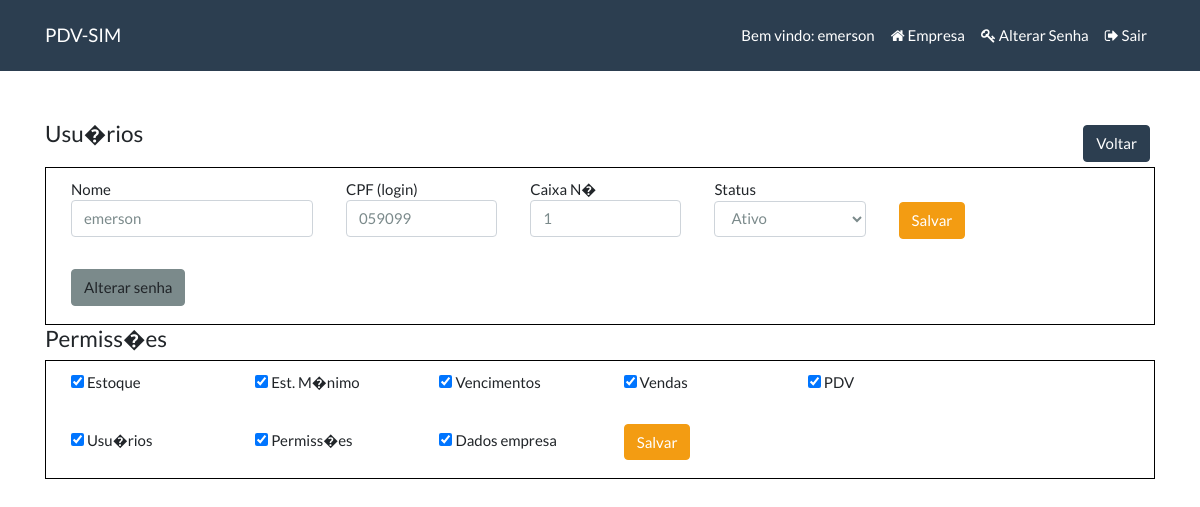
The app's page /alterar-usuario.php?id=1 (signed in) with its own data.
### tables this page shows
CREATE TABLE IF NOT EXISTS `usuario` (
    `id` int(255) PRIMARY KEY NOT NULL AUTO_INCREMENT,
    `nome` varchar(100) NOT NULL,
    `sobrenome` varchar(100) NOT NULL,
    `matricula` varchar(30) NOT NULL,
    `id_unidade` int,
    `telefone` int(100) NOT NULL,
    `ramal` int(100) NOT NULL,
    `email` varchar(255) NOT NULL,
    `senha` varchar(255) NOT NULL,
    `situacao` int(2) NOT NULL,
    `caixa` int(2) NOT NULL,


    FOREIGN KEY (`id_unidade`) REFERENCES `unidade` (`id_u`)
  );

### funcoes.php (called while the page is built, shortened)
<?php
function PermissaoCheck($item,$id){
include('conexao.php');
$query = "select * from permissoes where id_usuario='".$id."' and item='".$item."' and valor='ativo' ";
$sql =	mysqli_query($conexao,$query);
if(mysqli_num_rows($sql)>=1){ return 'checked';}
};
?>

### alterar-usuario.php (the view, shortened to what this page needs)
<?php include('topo.php');
$id = $_GET['id'];
$sql = mysqli_query($conexao,"SELECT * FROM usuario WHERE id='$id'") or die (mysqli_error());
$dados = mysqli_fetch_array($sql);
echo'
<div class="container">
    <div class="row">
        <div class="col-lg-6">
            <h4>Usu�rios</h4>
        </div>
        <div class="col-lg-6" align="right">
            <a href="index.php" class="btn btn-primary" style="margin:5px">Voltar</a>
        </div>
    </div>
    <form action="" method="post" id="form-altusuario">
    <input type="text" class="hidden" name="id" value="'.$dados['id'].'"/>
    <div class="page-header" id="banner" style="border: 1px solid black; padding: 10px;">
        <label class="col-lg-3">Nome
            <input type="text" class="form-control" name="nome" value="'.$dados['nome'].'"/>
        </label>
        <label class="col-lg-2">CPF (login)
            <input type="text" class="form-control" name="cpf" value="'.$dados['matricula'].'"/>
        </label>
        <label class="col-lg-2">Caixa N�
            <input type="number" class="form-control" name="caixa" value="'.$dados['caixa'].'"/>
        </label>
        <label class="col-lg-2">Status
            <select type="text" class="form-control" name="situacao">';
            if($dados['situacao'] == 0){echo'<option value="0">Ativo</option>';}
            else{echo'<option value="1">Bloqueado</option>';}
            echo'
            <option value="0">Ativo</option>
            <option value="1">Bloqueado</option>
            </select>
        </label>
        <label class="col-lg-2"><br><button type="submit" class="btn btn-warning">Salvar</button></label>
        <label class="col-lg-2"><br><a onclick="alterarSenha('.$dados['id'].')" class="btn btn-dark">Alterar senha</a></label>
    </div>
    </form>';
    if(PermissaoCheck('permissoes',$_SESSION['iduser'])=='checked'){echo'
    <form action="" method="post" id="form-altpermissoes">
    <input type="text" class="hidden" name="id" value="'.$dados['id'].'"/>
    <div class="row">
        <div class="col-lg-6">
            <h4>Permiss�es</h4>
        </div>
    </div>
    <div class="page-header" id="banner" style="border: 1px solid black; padding: 10px;">
        <label class="col-lg-2"><input type="checkbox" name="permissoes[]" value="estoque" '.PermissaoCheck('estoque',$id).'> Estoque</label>
        <label class="col-lg-2"><input type="checkbox" name="permissoes[]" value="estoqueminimo" '.PermissaoCheck('estoqueminimo',$id).'> Est. M�nimo</label>
        <label class="col-lg-2"><input type="checkbox" name="permissoes[]" value="vencimentos" '.PermissaoCheck('vencimentos',$id).'> Vencimentos</label>
        <label class="col-lg-2"><input type="checkbox" name="permissoes[]" value="vendas" '.PermissaoCheck('vendas',$id).'> Vendas</label>
        <label class="col-lg-2"><input type="checkbox" name="permissoes[]" value="pdv" '.PermissaoCheck('pdv',$id).'> PDV</label>
        <label class="col-lg-2"><input type="checkbox" name="permissoes[]" value="usuarios" '.PermissaoCheck('usuarios',$id).'> Usu�rios</label>
        <label class="col-lg-2"><input type="checkbox" name="permissoes[]" value="permissoes" '.PermissaoCheck('permissoes',$id).'> Permiss�es</label>
        <label class="col-lg-2"><input type="checkbox" name="permissoes[]" value="dados-empresa" '.PermissaoCheck('dados-empresa',$id).'> Dados empresa</label>
        <label class="col-lg-2"><br><button type="submit" class="btn btn-warning">Salvar</button></label>
    </div>
    </form>';}
echo'</div>
<div class="modal" id="modal-altsenha" tabindex="-1">
    <div class="modal-dialog modal-sm" role="document">
        <div class="modal-content">
        <div class="modal-header">
            <h5 class="modal-title">Alterar senha</h5>
            <button type="button" class="close" data-dismiss="modal" aria-label="Close">
            <span aria-hidden="true">X</span>
            </button>
        </div>
        <form action="" method="post" id="form-altsenha">
        <div id="retornoSenha"></div>
        </form>
        </div>
    </div>
</div>
';
include('rodape.php');?>

### records on screen
usuario: nome "emerson", cpf "059099", caixa "1", situacao "Ativo"

### other values on screen
$_SESSION['nomeuser'] "emerson"
